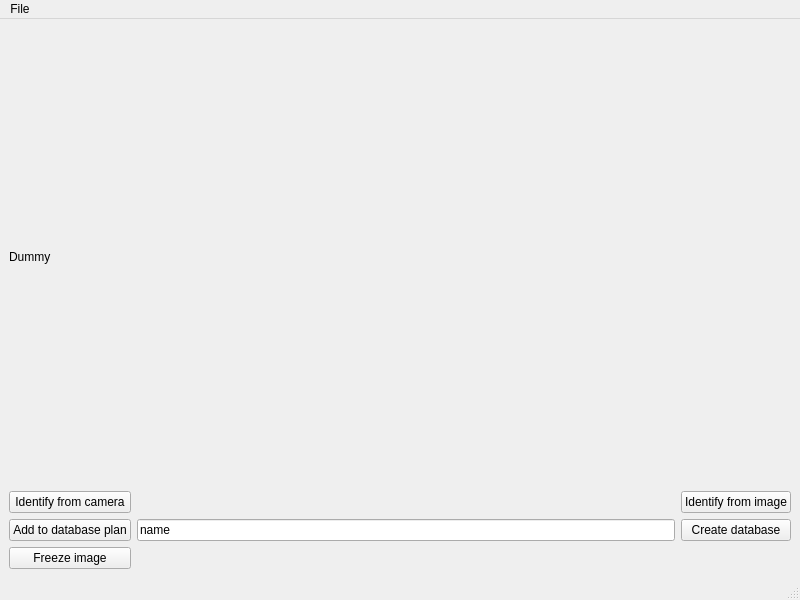
<?xml version="1.0" encoding="UTF-8"?>
<ui version="4.0">
 <class>MainWindow</class>
 <widget class="QMainWindow" name="MainWindow">
  <property name="geometry">
   <rect>
    <x>0</x>
    <y>0</y>
    <width>800</width>
    <height>600</height>
   </rect>
  </property>
  <property name="windowTitle">
   <string>FaceGuard</string>
  </property>
  <widget class="QWidget" name="centralwidget">
   <layout class="QGridLayout" name="gridLayout">
    <item row="2" column="0">
     <widget class="QPushButton" name="pushButton_addToDatabasePlan">
      <property name="sizePolicy">
       <sizepolicy hsizetype="Minimum" vsizetype="Fixed">
        <horstretch>0</horstretch>
        <verstretch>0</verstretch>
       </sizepolicy>
      </property>
      <property name="text">
       <string>Add to database plan</string>
      </property>
     </widget>
    </item>
    <item row="2" column="2">
     <widget class="QPushButton" name="pushButton_createDatabaseFromPlan">
      <property name="sizePolicy">
       <sizepolicy hsizetype="Minimum" vsizetype="Fixed">
        <horstretch>0</horstretch>
        <verstretch>0</verstretch>
       </sizepolicy>
      </property>
      <property name="text">
       <string>Create database</string>
      </property>
     </widget>
    </item>
    <item row="0" column="0" colspan="3">
     <widget class="QLabel" name="label">
      <property name="sizePolicy">
       <sizepolicy hsizetype="Minimum" vsizetype="Minimum">
        <horstretch>0</horstretch>
        <verstretch>0</verstretch>
       </sizepolicy>
      </property>
      <property name="text">
       <string>Dummy</string>
      </property>
     </widget>
    </item>
    <item row="2" column="1">
     <widget class="QLineEdit" name="lineEdit_label">
      <property name="text">
       <string>name</string>
      </property>
     </widget>
    </item>
    <item row="3" column="0">
     <widget class="QPushButton" name="pushButton_freezeImage">
      <property name="text">
       <string>Freeze image</string>
      </property>
     </widget>
    </item>
    <item row="1" column="2">
     <widget class="QPushButton" name="pushButton_identifyImage">
      <property name="sizePolicy">
       <sizepolicy hsizetype="Minimum" vsizetype="Fixed">
        <horstretch>0</horstretch>
        <verstretch>0</verstretch>
       </sizepolicy>
      </property>
      <property name="text">
       <string>Identify from image</string>
      </property>
     </widget>
    </item>
    <item row="1" column="0">
     <widget class="QPushButton" name="pushButton_identifyCamera">
      <property name="text">
       <string>Identify from camera</string>
      </property>
     </widget>
    </item>
    <item row="1" column="1">
     <spacer name="horizontalSpacer">
      <property name="orientation">
       <enum>Qt::Horizontal</enum>
      </property>
      <property name="sizeHint" stdset="0">
       <size>
        <width>40</width>
        <height>20</height>
       </size>
      </property>
     </spacer>
    </item>
   </layout>
  </widget>
  <widget class="QMenuBar" name="menubar">
   <property name="geometry">
    <rect>
     <x>0</x>
     <y>0</y>
     <width>800</width>
     <height>21</height>
    </rect>
   </property>
   <widget class="QMenu" name="menuFile">
    <property name="title">
     <string>File</string>
    </property>
    <addaction name="actionCreate_database"/>
    <addaction name="actionLoad_database"/>
    <addaction name="actionSelect_face_recognizer"/>
   </widget>
   <addaction name="menuFile"/>
  </widget>
  <widget class="QStatusBar" name="statusbar"/>
  <action name="actionCreate_database">
   <property name="text">
    <string>Create database</string>
   </property>
  </action>
  <action name="actionSelect_face_recognizer">
   <property name="text">
    <string>Select face recognizer</string>
   </property>
  </action>
  <action name="actionLoad_database">
   <property name="text">
    <string>Load database</string>
   </property>
  </action>
 </widget>
 <resources/>
 <connections/>
</ui>
